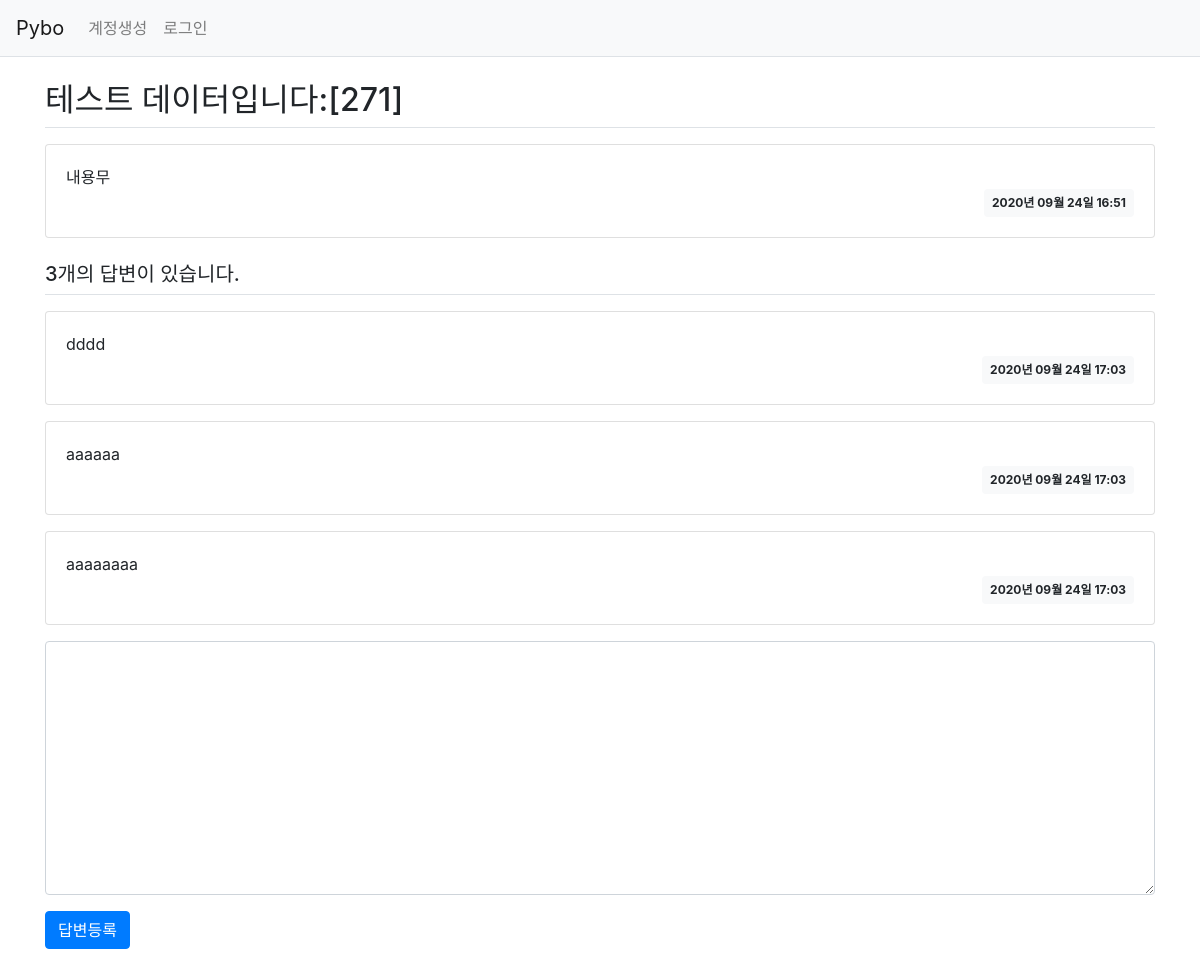
The app's page /question/detail/275/ with its own data.
### pybo/models.py (models this page shows)
class Question(db.Model):
    id = db.Column(db.Integer, primary_key=True)
    subject = db.Column(db.String(200), nullable=False)
    content = db.Column(db.Text(), nullable=False)
    create_date = db.Column(db.DateTime(), nullable=False)

class Answer(db.Model):
    id = db.Column(db.Integer, primary_key=True)
    question_id = db.Column(db.Integer, db.ForeignKey('question.id', ondelete='CASCADE'))
    question = db.relationship('Question', backref=db.backref('answer_set'))
    content = db.Column(db.Text(), nullable=False)
    create_date = db.Column(db.DateTime(), nullable=False)

### pybo/views/question_views.py (the view)
@bp.route('/detail/<int:question_id>/')
def detail(question_id):
    form = AnswerForm()
    question = Question.query.get_or_404(question_id)
    return render_template('question/question_detail.html', question=question, form=form)

### pybo/forms.py
class AnswerForm(FlaskForm):
    content = TextAreaField('내용', validators=[DataRequired('내용은 필수입력 항목입니다.')])

### pybo/filter.py (called while the page is built)
def format_datetime(value, fmt='%Y년 %m월 %d일 %H:%M'):
    return value.strftime(fmt)

### pybo/templates/question/question_detail.html (shortened to what this page needs)
{% extends 'base.html' %}
{% block content %}
<div class="container my-3">
    <h2 class="border-bottom py-2">{{ question.subject }}</h2>
    <div class="card my-3">
        <div class="card-body">
            <div class="card-text" style="white-space: pre-line;">{{ question.content }}</div>
            <div class="d-flex justify-content-end">
                <div class="badge badge-light p-2">
                    {{ question.create_date|datetime }}
                </div>
            </div>
        </div>
    </div>
    <h5 class="border-bottom my-3 py-2">{{ question.answer_set|length }}개의 답변이 있습니다.</h5>
    {% for answer in question.answer_set %}
    <div class="card my-3">
        <div class="card-body">
            <div class="card-text" style="white-space: pre-line;">{{ answer.content }}</div>
            <div class="d-flex justify-content-end">
                <div class="badge badge-light p-2">
                    {{ answer.create_date|datetime }}
                </div>
            </div>
        </div>
    </div>
    {% endfor %}
    <form action="{{ url_for('answer.create', question_id=question.id) }}" method="post" class="my-3">
        <div class="form-group">
            <textarea name="content" id="content" class="form-control" rows="10"></textarea>
        </div>
        <input type="submit" value="답변등록" class="btn btn-primary">
    </form>
</div>
{% endblock %}

### records on screen
Question: subject "테스트 데이터입니다:[271]", content "내용무", create_date "2020년 09월 24일 16:51"
Answer: content "dddd", create_date "2020년 09월 24일 17:03"
Answer: content "aaaaaa", create_date "2020년 09월 24일 17:03"
Answer: content "aaaaaaaa", create_date "2020년 09월 24일 17:03"

### other values on screen
{{ question.answer_set|length }} "3"
